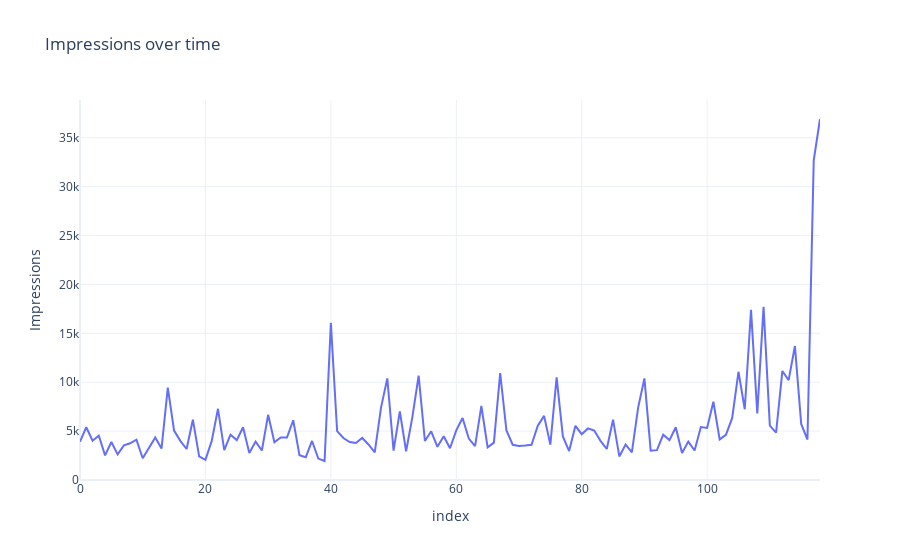

The notebook cell this image was saved under:
### Code cell
fig = px.line(data, x=data.index, y='Impressions', title = 'Impressions over time')
fig.show()

### Figure 1 — Plotly figure (JSON) as saved in the notebook; plotly's stock layout.template omitted (floating-point values rounded to 4 significant figures)
{"data": [{"hovertemplate": "index=%{x}<br>Impressions=%{y}<extra></extra>", "legendgroup": "", "line": {"color": "#636efa", "dash": "solid"}, "marker": {"symbol": "circle"}, "mode": "lines", "name": "", "orientation": "v", "showlegend": false, "type": "scatter", "x": [0, 1, 2, 3, 4, 5, 6, 7, 8, 9, 10, 11, 12, 13, 14, 15, 16, 17, 18, 19, 20, 21, 22, 23, 24, 25, 26, 27, 28, 29, 30, 31, 32, 33, 34, 35, 36, 37, 38, 39, 40, 41, 42, 43, 44, 45, 46, 47, 48, 49, 50, 51, 52, 53, 54, 55, 56, 57, 58, 59, 60, 61, 62, 63, 64, 65, 66, 67, 68, 69, 70, 71, 72, 73, 74, 75, 76, 77, 78, 79, 80, 81, 82, 83, 84, 85, 86, 87, 88, 89, 90, 91, 92, 93, 94, 95, 96, 97, 98, 99, 100, 101, 102, 103, 104, 105, 106, 107, 108, 109, 110, 111, 112, 113, 114, 115, 116, 117, 118], "xaxis": "x", "y": [3920, 5394, 4021, 4528, 2518, 3884, 2621, 3541, 3749, 4115, 2218, 3234, 4344, 3216, 9453, 5055, 4002, 3169, 6168, 2407, 2064, 3973, 7281, 3052, 4628, 4082, 5394, 2766, 3924, 3015, 6666, 3854, 4355, 4343, 6108, 2523, 2327, 3990, 2191, 1941, 16062, 4998, 4289, 3880, 3786, 4298, 3630, 2826, 7407, 10386, 2998, 7018, 2941, 6432, 10667, 3988, 4978, 3388, 4467, 3246, 5072, 6339, 4239, 3454, 7571, 3333, 3818, 10933, 5058, 3601, 3480, 3525, 3606, 5542, 6559, 3623, 10493, 4446, 2957, 5538, 4681, 5273, 5055, 4002, 3169, 6168, 2407, 3630, 2826, 7407, 10386, 2998, 3052, 4628, 4082, 5394, 2766, 3924, 3015, 5409, 5323, 8001, 4150, 4609, 6348, 11068, 7231, 17396, 6814, 17713, 5563, 4842, 11149, 10206, 13700, 5731, 4139, 32695, 36919], "yaxis": "y"}], "layout": {"legend": {"tracegroupgap": 0}, "title": {"text": "Impressions over time"}, "xaxis": {"anchor": "y", "domain": [0, 1], "title": {"text": "index"}}, "yaxis": {"anchor": "x", "domain": [0, 1], "title": {"text": "Impressions"}}}}
